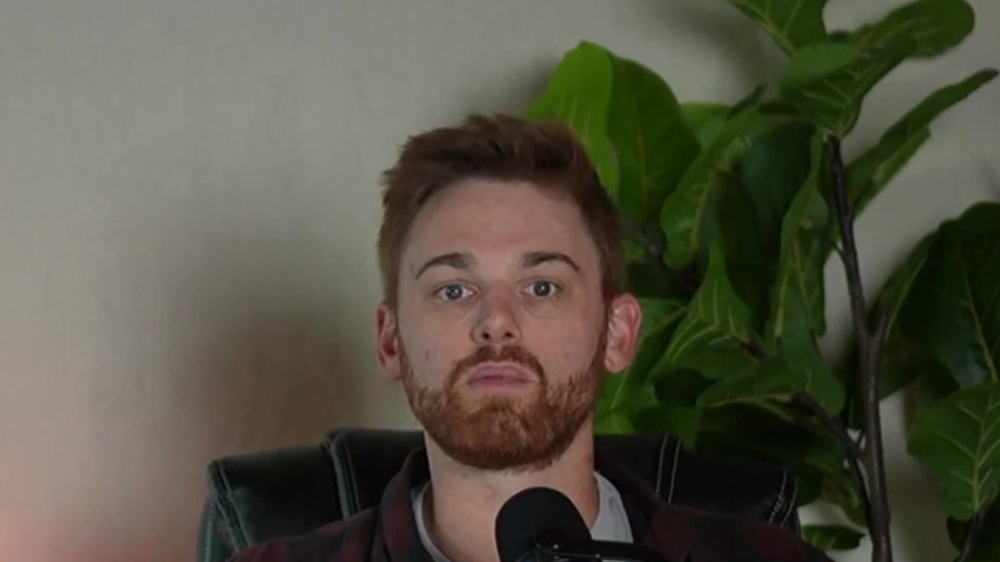
#> input picture video/host/sam-photo.jpg, 1000 x 562 px, shrunk from 1920 x 1080 before the run
$ python draw_rects.py ../../../video/host/sam-photo.jpg
#> lines starting #> are read from the running program, lines starting #| are printed output that depends on the picture
#!/usr/bin/env python3
"""Draw Ken Burns target rects on full-size images so you can check them before rendering.

Usage: draw_rects.py <image> <x,y,w,h> [<x,y,w,h> ...] [--out check.jpg]
Draws each rect (in the image's own pixels) plus a 120 px grid with labels. Look at the output: the rect
must sit exactly on the detail the narration names (the hinge, the label, the moulding, the product).
"""
import sys
from PIL import Image, ImageDraw

args = sys.argv[1:]
out = "check.jpg"
if "--out" in args:
    i = args.index("--out"); out = args[i + 1]; del args[i:i + 2]
im = Image.open(args[0]).convert("RGB")
#> im is the input picture: PIL image 1000x562 RGB; mean R, G, B 84.9, 82.6, 67.6
d = ImageDraw.Draw(im)
for x in range(0, im.width, 120):
    d.line([(x, 0), (x, im.height)], fill=(255, 255, 255), width=1); d.text((x + 3, 3), str(x), fill=(255, 255, 0))
for y in range(0, im.height, 120):
    d.line([(0, y), (im.width, y)], fill=(255, 255, 255), width=1); d.text((3, y + 3), str(y), fill=(255, 255, 0))
for n, r in enumerate(args[1:]):
    x, y, w, h = [int(v) for v in r.split(",")]
    d.rectangle([x, y, x + w, y + h], outline=(240, 80, 15), width=max(4, im.width // 300))
    d.text((x + 8, y + 8), f"#{n}", fill=(240, 80, 15))
print(f"{args[0]}: {im.width}x{im.height} -> {out}")
#| ../../../video/host/sam-photo.jpg: 1000x562 -> check.jpg
im.save(out, quality=88)
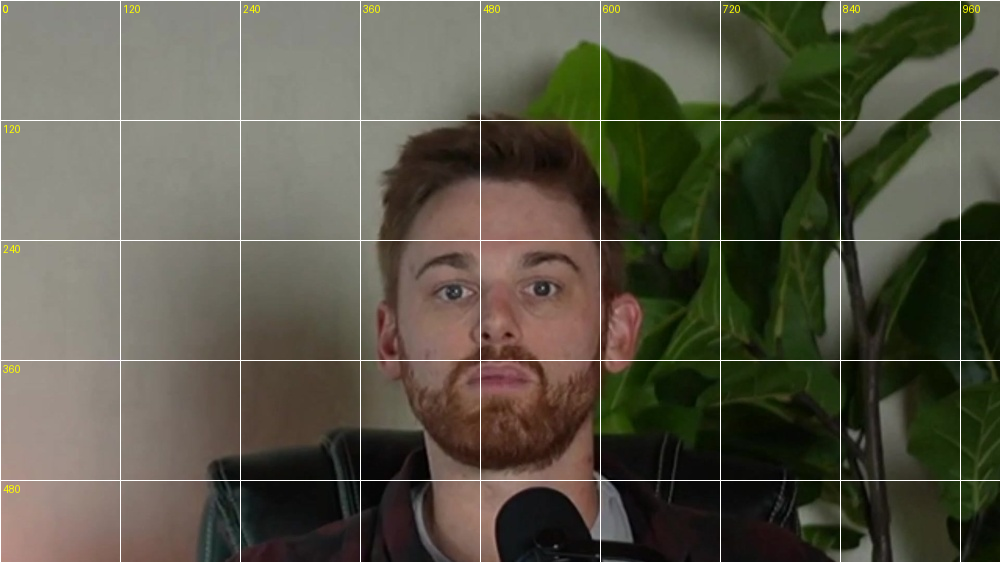
#> saved as check.jpg: PIL image 1000x562 RGB; mean R, G, B 88, 85.7, 70.7
